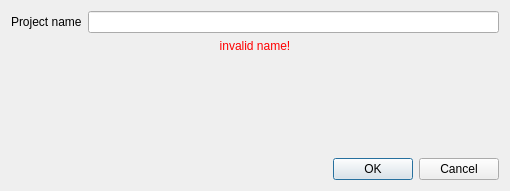
<?xml version="1.0" encoding="UTF-8"?>
<ui version="4.0">
 <class>NewProjectDialog</class>
 <widget class="QDialog" name="NewProjectDialog">
  <property name="geometry">
   <rect>
    <x>0</x>
    <y>0</y>
    <width>510</width>
    <height>191</height>
   </rect>
  </property>
  <property name="windowTitle">
   <string>New Project</string>
  </property>
  <layout class="QVBoxLayout" name="verticalLayout_2">
   <item>
    <layout class="QVBoxLayout" name="verticalLayout">
     <item>
      <layout class="QGridLayout" name="gridLayout">
       <item row="0" column="1">
        <widget class="QLineEdit" name="name_entry"/>
       </item>
       <item row="0" column="0">
        <widget class="QLabel" name="label_projectname">
         <property name="text">
          <string>Project name</string>
         </property>
        </widget>
       </item>
      </layout>
     </item>
     <item>
      <widget class="QLabel" name="label_invalidname">
       <property name="layoutDirection">
        <enum>Qt::LeftToRight</enum>
       </property>
       <property name="styleSheet">
        <string notr="true">QLabel { color : red; }</string>
       </property>
       <property name="text">
        <string>invalid name!</string>
       </property>
       <property name="alignment">
        <set>Qt::AlignCenter</set>
       </property>
      </widget>
     </item>
     <item>
      <spacer name="verticalSpacer">
       <property name="orientation">
        <enum>Qt::Vertical</enum>
       </property>
       <property name="sizeHint" stdset="0">
        <size>
         <width>20</width>
         <height>40</height>
        </size>
       </property>
      </spacer>
     </item>
     <item>
      <widget class="QDialogButtonBox" name="buttonBox">
       <property name="locale">
        <locale language="English" country="UnitedKingdom"/>
       </property>
       <property name="orientation">
        <enum>Qt::Horizontal</enum>
       </property>
       <property name="standardButtons">
        <set>QDialogButtonBox::Cancel|QDialogButtonBox::Ok</set>
       </property>
       <property name="centerButtons">
        <bool>false</bool>
       </property>
      </widget>
     </item>
    </layout>
   </item>
  </layout>
 </widget>
 <resources/>
 <connections/>
</ui>
